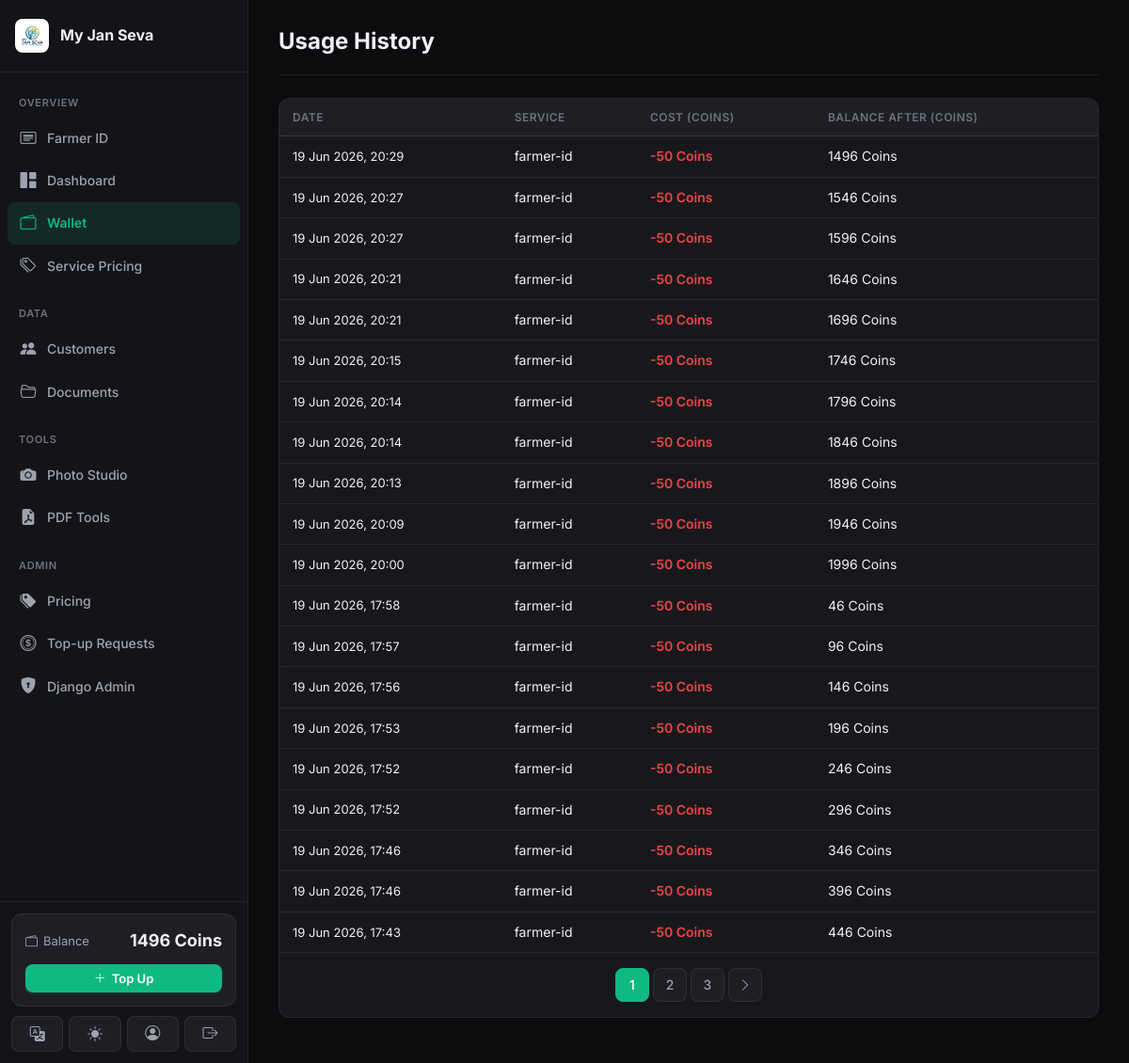
/wallet/usage/ (signed in), run on an earlier commit of the app's database.
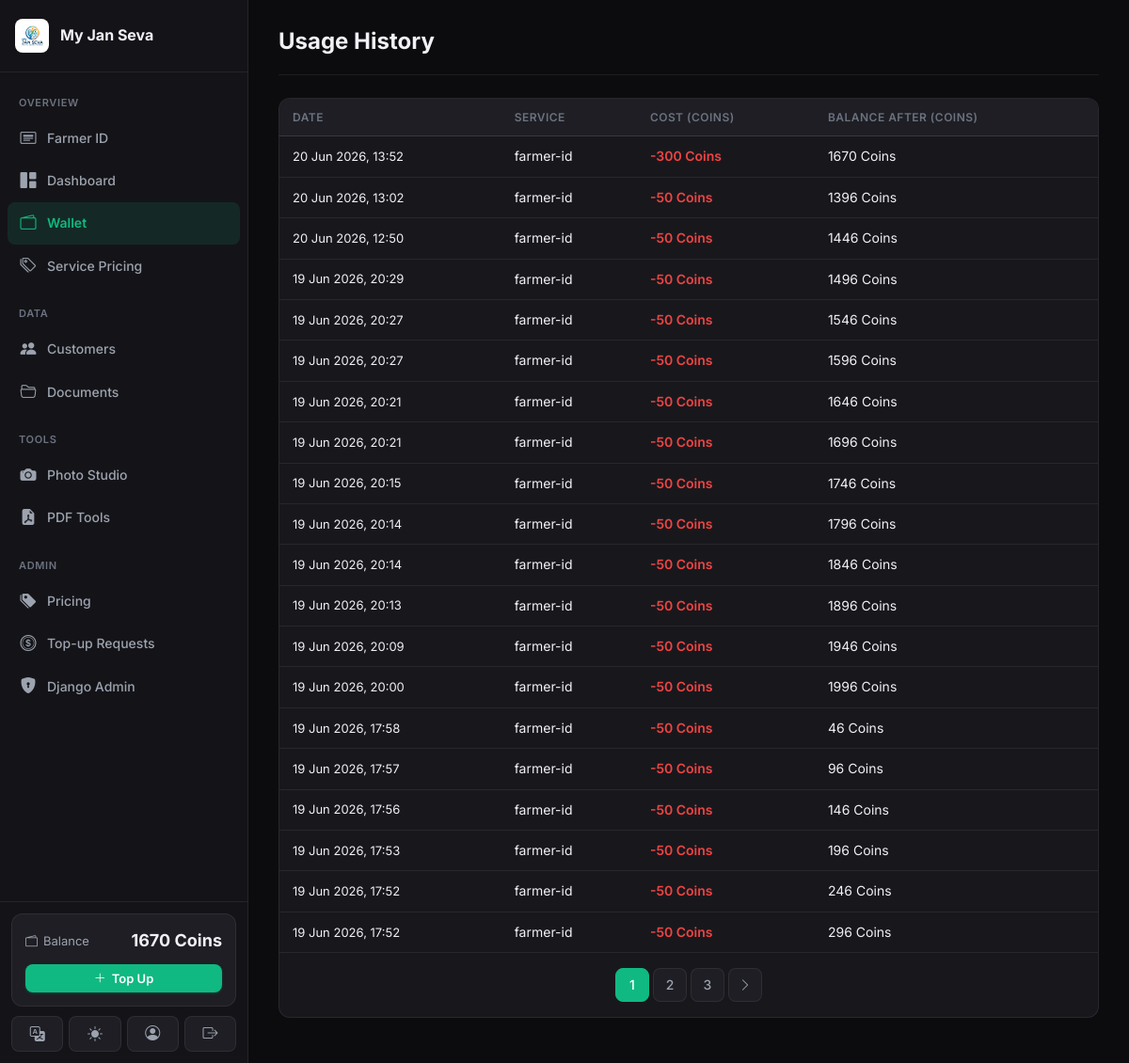
And on a later commit of the database.
### apps/wallet/models.py (models this page shows, shortened)
class Wallet(models.Model):
    user = models.OneToOneField(settings.AUTH_USER_MODEL, on_delete=models.CASCADE, related_name='wallet')
    balance = models.DecimalField(max_digits=10, decimal_places=2, default=Decimal('0.00'))
    created_at = models.DateTimeField(auto_now_add=True)
    updated_at = models.DateTimeField(auto_now=True)

class UsageRecord(models.Model):
    user = models.ForeignKey(settings.AUTH_USER_MODEL, on_delete=models.CASCADE, related_name='usage_records')
    service_name = models.CharField(max_length=100)
    service_slug = models.CharField(max_length=100)
    cost = models.DecimalField(max_digits=8, decimal_places=2)
    balance_after = models.DecimalField(max_digits=10, decimal_places=2)
    extra_data = models.JSONField(default=dict, blank=True)
    created_at = models.DateTimeField(auto_now_add=True)
    class Meta:
        ordering = ['-created_at']

### apps/wallet/views.py (the view)
# urls.py: path('usage/', views.usage_history, name='usage'),
@login_required
def usage_history(request):
    usage_list = UsageRecord.objects.filter(user=request.user)
    paginator = Paginator(usage_list, 20)
    page = paginator.get_page(request.GET.get('page'))
    return render(request, 'wallet/usage.html', {
        'page_obj': page,
        'page_title': 'Usage History',
    })

### apps/accounts/models.py (called while the page is built)
    @property
    def is_admin(self):
        return self.role == 'admin'

### apps/core/context_processors.py (called while the page is built)
def site_settings(request):
    return {
        'SITE_NAME': 'My Jan Seva',
        'SITE_TAGLINE': 'Complete Document & ID Services Platform',
    }

### apps/pricing/context_processors.py (called while the page is built)
def service_prices(request):
    prices = cache.get('service_prices')
    if prices is None:
        prices = {s.slug: s for s in Service.objects.filter(is_active=True)}
        cache.set('service_prices', prices, 300)
    return {'service_prices': prices}

### apps/wallet/context_processors.py (called while the page is built)
def wallet_balance(request):
    if request.user.is_authenticated:
        try:
            balance = request.user.wallet.balance
        except Wallet.DoesNotExist:
            balance = 0
        return {'wallet_balance': balance}
    return {'wallet_balance': 0}

### templates/wallet/usage.html (shortened to what this page needs)
{% extends "base.html" %}
{% block content %}
<div class="page-header">
  <div><h1>Usage History</h1></div>
</div>
<div class="card">
  <div class="table-wrapper">
    <table class="data-table">
      <thead><tr><th>Date</th><th>Service</th><th>Cost (Coins)</th><th>Balance After (Coins)</th></tr></thead>
      <tbody>
      {% for u in page_obj %}
      <tr>
        <td class="text-sm text-muted">{{ u.created_at|date:"d M Y, H:i" }}</td>
        <td>{{ u.service_name }}</td>
        <td><span class="amount-negative">-{{ u.cost|floatformat:0 }} Coins</span></td>
        <td>{{ u.balance_after|floatformat:0 }} Coins</td>
      </tr>
      {% empty %}
      <tr><td colspan="4"><div class="empty-state"><i class="bi bi-bar-chart"></i><p>No usage records yet</p></div></td></tr>
      {% endfor %}
      </tbody>
    </table>
  </div>
  {% if page_obj.has_other_pages %}
  <div class="pagination">
    {% for n in page_obj.paginator.page_range %}
    <a class="page-btn {% if n == page_obj.number %}active{% endif %}" href="?page={{ n }}">{{ n }}</a>
    {% endfor %}
    {% if page_obj.has_next %}<a class="page-btn" href="?page={{ page_obj.next_page_number }}"><i class="bi bi-chevron-right"></i></a>{% endif %}
  </div>
  {% endif %}
</div>
{% endblock %}

### templates/base.html (shortened to what the changed rows need)
{% load static humanize %}
<!DOCTYPE html>
<html lang="en" data-theme="dark">
<head>
  <link rel="stylesheet" href="https://cdn.jsdelivr.net/npm/bootstrap-icons@1.11.3/font/bootstrap-icons.min.css">
  <link rel="stylesheet" href="{% static 'css/main.css' %}">
</head>
<body>
{% if user.is_authenticated %}
<div class="app-shell">
  <aside class="sidebar" id="sidebar">
    <div class="sidebar-top">
      <div class="sidebar-brand">
        <div class="sidebar-brand-icon" style="background: white; box-shadow: 0 2px 4px rgba(0,0,0,0.05);"><img src="{% static 'logo.png' %}" alt="Logo" style="width: 24px; height: 24px; object-fit: contain;"></div>
        <div class="sidebar-brand-text">
          <span class="sidebar-brand-name">My Jan Seva</span>
        </div>
      </div>
    </div>
    <nav class="sidebar-nav" id="sidebarNav">
      <div class="nav-group">
        <div class="nav-group-label">Overview</div>
        <a href="{% url 'id_cards:home' %}" class="nav-link {% if request.resolver_match.namespace == 'id_cards' %}active{% endif %}">
          <i class="bi bi-card-heading"></i><span>Farmer ID</span>
        </a>
        <a href="{% url 'dashboard:home' %}" class="nav-link {% if request.resolver_match.namespace == 'dashboard' %}active{% endif %}">
          <i class="bi bi-grid-1x2-fill"></i><span>Dashboard</span>
        </a>
        <a href="{% url 'wallet:dashboard' %}" class="nav-link {% if request.resolver_match.namespace == 'wallet' %}active{% endif %}">
          <i class="bi bi-wallet2"></i><span>Wallet</span>
        </a>
        <a href="{% url 'pricing:view_pricing' %}" class="nav-link {% if request.resolver_match.url_name == 'view_pricing' %}active{% endif %}">
          <i class="bi bi-tags"></i><span>Service Pricing</span>
        </a>
      </div>
      <div class="nav-group">
        <div class="nav-group-label">Data</div>
        <a href="{% url 'customers:list' %}" class="nav-link {% if request.resolver_match.namespace == 'customers' %}active{% endif %}">
          <i class="bi bi-people-fill"></i><span>Customers</span>
        </a>
        <a href="{% url 'documents:list' %}" class="nav-link {% if request.resolver_match.namespace == 'documents' %}active{% endif %}">
          <i class="bi bi-folder2-open"></i><span>Documents</span>
        </a>
      </div>
      <div class="nav-group">
        <div class="nav-group-label">Tools</div>
        <a href="{% url 'photo_studio:workspace' %}" class="nav-link {% if request.resolver_match.namespace == 'photo_studio' %}active{% endif %}">
          <i class="bi bi-camera-fill"></i><span>Photo Studio</span>
        </a>
        <a href="{% url 'pdf_workspace:home' %}" class="nav-link {% if request.resolver_match.namespace == 'pdf_workspace' %}active{% endif %}">
          <i class="bi bi-file-earmark-pdf-fill"></i><span>PDF Tools</span>
        </a>
      </div>
      {% if user.is_admin %}
      <div class="nav-group">
        <div class="nav-group-label">Admin</div>
        <a href="{% url 'pricing:list' %}" class="nav-link {% if request.resolver_match.namespace == 'pricing' %}active{% endif %}">
          <i class="bi bi-tags-fill"></i><span>Pricing</span>
        </a>
        <a href="{% url 'wallet:admin_topup_requests' %}" class="nav-link {% if request.resolver_match.url_name == 'admin_topup_requests' %}active{% endif %}">
          <i class="bi bi-coin"></i><span>Top-up Requests</span>
        </a>
        <a href="/admin/" class="nav-link">
          <i class="bi bi-shield-lock-fill"></i><span>Django Admin</span>
        </a>
      </div>
      {% endif %}
    </nav>
    <div class="sidebar-footer">
      <div class="sidebar-wallet">
        <div class="sidebar-wallet-row">
          <span class="sidebar-wallet-label"><i class="bi bi-wallet2"></i> Balance</span>
          <span class="sidebar-wallet-amt">{{ wallet_balance|floatformat:0 }} Coins</span>
        </div>
        <a href="{% url 'wallet:topup' %}" class="btn btn-primary btn-sm btn-block">
          <i class="bi bi-plus-lg"></i> Top Up
        </a>
      </div>
      <div class="sidebar-actions">
        <button id="langToggleBtn" class="sidebar-action-btn" title="Switch Language / भाषा बदलें">
          <i class="bi bi-translate"></i>
        </button>
        <button id="themeToggleBtn" class="sidebar-action-btn" title="Toggle Theme">
          <i id="themeToggleIcon" class="bi bi-sun-fill"></i>
        </button>
        <a href="{% url 'accounts:profile' %}" class="sidebar-action-btn" title="Profile">
          <i class="bi bi-person-circle"></i>
        </a>
        <a href="{% url 'accounts:logout' %}" class="sidebar-action-btn sidebar-action-btn--danger" title="Logout">
          <i class="bi bi-box-arrow-right"></i>
        </a>
      </div>
    </div>
  </aside>
  <div class="main-area">
    <main class="page-body">
      {% block content %}{% endblock %}
    </main>
  </div>
</div>
{% else %}
  {% block auth_content %}{% endblock %}
{% endif %}
</body>
</html>

What changed in the data, as far as the page shows it:
no longer on this page (row unchanged): UsageRecord: created_at "19 Jun 2026, 17:46", service_name "farmer-id", cost "50", balance_after "346"
no longer on this page (row unchanged): UsageRecord: created_at "19 Jun 2026, 17:46", service_name "farmer-id", cost "50", balance_after "396"
no longer on this page (row unchanged): UsageRecord: created_at "19 Jun 2026, 17:43", service_name "farmer-id", cost "50", balance_after "446"
changed Wallet: balance "1496" → "1670"
added UsageRecord: created_at "20 Jun 2026, 13:52", service_name "farmer-id", cost "300", balance_after "1670"
added UsageRecord: created_at "20 Jun 2026, 13:02", service_name "farmer-id", cost "50", balance_after "1396"
added UsageRecord: created_at "20 Jun 2026, 12:50", service_name "farmer-id", cost "50", balance_after "1446"
